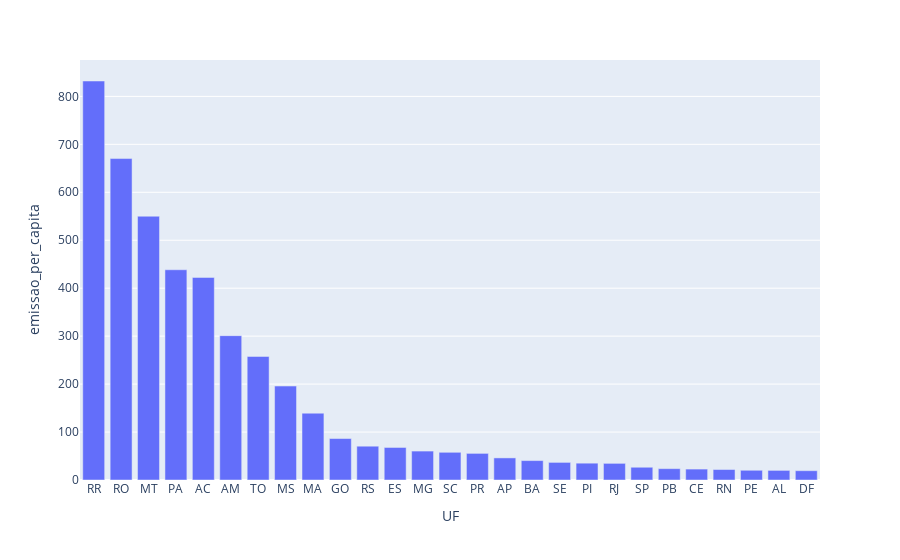

Notebook source saved alongside this figure:
### Code cell
px.bar(data_frame = dados_agrupados, x = 'UF', y = 'emissao_per_capita')

### Figure 1 — Plotly figure (JSON) as saved in the notebook; plotly's stock layout.template omitted (floating-point values rounded to 4 significant figures)
{"data": [{"alignmentgroup": "True", "hovertemplate": "UF=%{x}<br>emissao_per_capita=%{y}<extra></extra>", "legendgroup": "", "marker": {"color": "#636efa", "pattern": {"shape": ""}}, "name": "", "offsetgroup": "", "orientation": "v", "showlegend": false, "textposition": "auto", "type": "bar", "x": ["RR", "RO", "MT", "PA", "AC", "AM", "TO", "MS", "MA", "GO", "RS", "ES", "MG", "SC", "PR", "AP", "BA", "SE", "PI", "RJ", "SP", "PB", "CE", "RN", "PE", "AL", "DF"], "xaxis": "x", "y": [832.1, 670.3, 550.1, 438.4, 422.5, 301.0, 257.7, 195.9, 139.3, 86.44, 70.48, 67.86, 60.32, 57.77, 55.49, 46.09, 40.47, 36.71, 35.07, 34.71, 26.58, 23.65, 22.77, 21.86, 20.29, 20.03, 19.39], "yaxis": "y"}], "layout": {"autosize": true, "barmode": "relative", "legend": {"tracegroupgap": 0}, "margin": {"t": 60}, "xaxis": {"anchor": "y", "autorange": true, "domain": [0, 1], "range": [-0.5, 26.5], "title": {"text": "UF"}, "type": "category"}, "yaxis": {"anchor": "x", "autorange": true, "domain": [0, 1], "range": [0, 875.9], "title": {"text": "emissao_per_capita"}, "type": "linear"}}}
